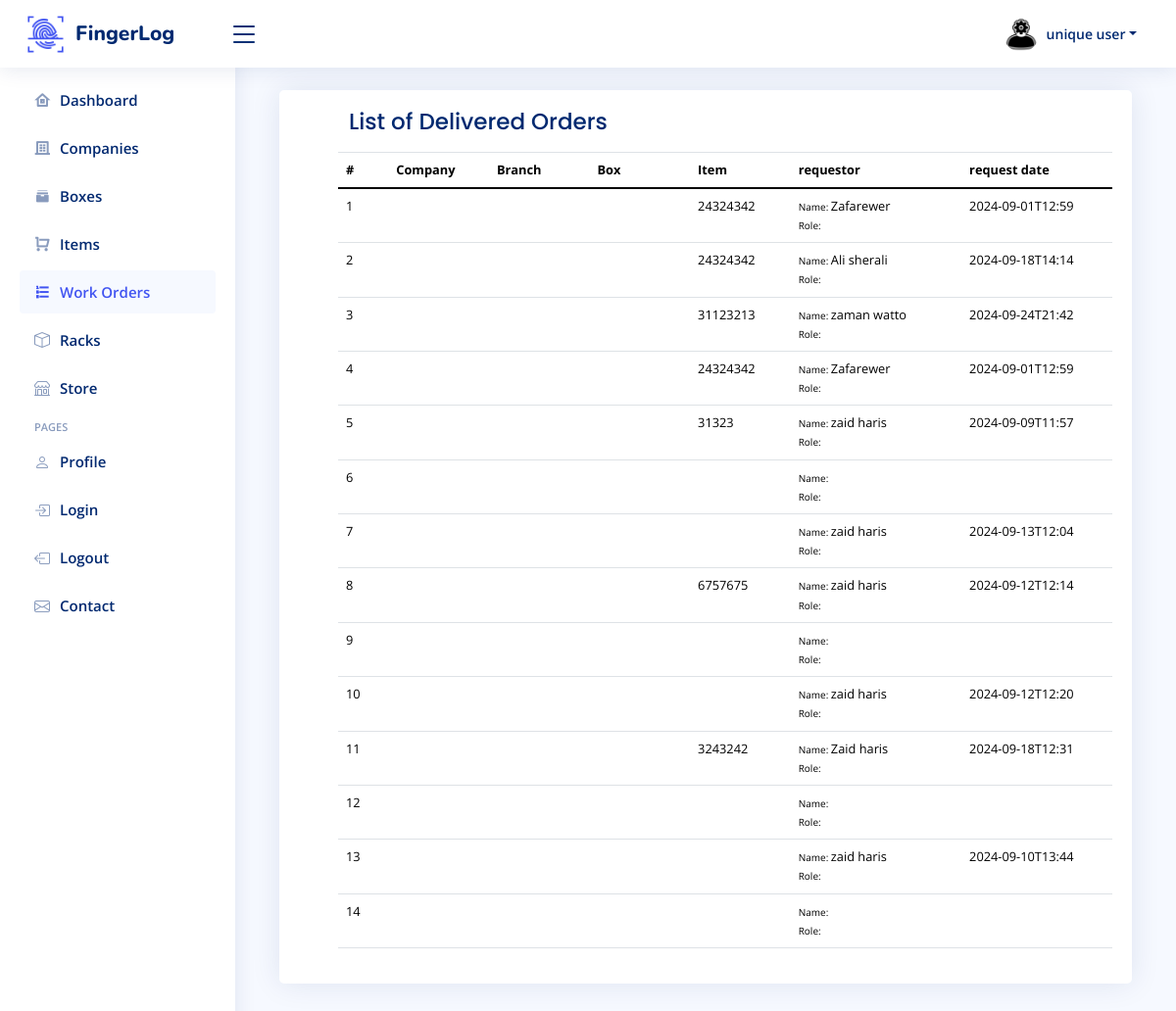
/deliveredItems.php (signed in), run on the app's committed database.
### tables this page shows
CREATE TABLE `register` (
  `id` int(11) NOT NULL,
  `name` varchar(50) NOT NULL,
  `email` varchar(50) NOT NULL,
  `password` varchar(50) NOT NULL,
  `role` enum('user','admin') NOT NULL DEFAULT 'admin'
);

CREATE TABLE `delivery_orders` (
  `delivery_order_no` int(100) NOT NULL,
  `delivery_order_id` int(255) NOT NULL,
  `company` int(255) NOT NULL,
  `branch` int(11) NOT NULL,
  `box` int(11) NOT NULL,
  `item` text NOT NULL,
  `name` text NOT NULL,
  `date` text NOT NULL
);

### deliveredItems.php (the view, shortened to what this page needs)
<?php
include 'config/db.php';
$email = $_SESSION['email'];
$getAdminData = "SELECT * FROM register WHERE email = '$email'";
$resultData = mysqli_query($conn, $getAdminData);
if ($resultData->num_rows > 0) {
  $row2 = $resultData->fetch_assoc();
  $adminName = $row2['name'];
}
$showOrders = "Select * FROM delivery_orders";
$resultShowOrders = $conn->query($showOrders);
?>
<!DOCTYPE html>
<html lang="en">
<head>
  <link href="https://maxcdn.bootstrapcdn.com/bootstrap/4.5.2/css/bootstrap.min.css" rel="stylesheet">
  <link href="assets/vendor/bootstrap/css/bootstrap.min.css" rel="stylesheet">
  <link href="assets/vendor/bootstrap-icons/bootstrap-icons.css" rel="stylesheet">
  <link href="assets/vendor/boxicons/css/boxicons.min.css" rel="stylesheet">
  <link href="assets/vendor/quill/quill.snow.css" rel="stylesheet">
  <link href="assets/vendor/quill/quill.bubble.css" rel="stylesheet">
  <link href="assets/vendor/remixicon/remixicon.css" rel="stylesheet">
  <link href="assets/vendor/simple-datatables/style.css" rel="stylesheet">
  <link href="https://cdn.jsdelivr.net/npm/bootstrap@5.0.2/dist/css/bootstrap.min.css" rel="stylesheet">
  <link href="https://cdn.jsdelivr.net/npm/simple-datatables@latest/dist/style.css" rel="stylesheet" type="text/css">
  <link rel="stylesheet" href="https://cdnjs.cloudflare.com/ajax/libs/font-awesome/6.0.0-beta3/css/all.min.css">
  <link rel="stylesheet" href="https://cdn.datatables.net/2.1.5/css/dataTables.dataTables.css">
  <link rel="stylesheet" href="https://cdn.datatables.net/buttons/3.1.2/css/buttons.dataTables.css">
  <link rel="stylesheet" href="fonts/icomoon/style.css">
  <link rel="stylesheet" href="css/owl.carousel.min.css">
  <link rel="stylesheet" href="css/bootstrap.min.css">
  <link rel="stylesheet" href="css/style.css">
  <link href="assets/css/style.css" rel="stylesheet">
</head>
<body>
  <header id="header" class="header fixed-top d-flex align-items-center">
    <div class="d-flex align-items-center justify-content-between">
      <img class="navbar-image" src="assets/img/logo3.png" alt="">
      <a href="index.php" class="logo d-flex align-items-center">
        <span class="d-none d-lg-block">FingerLog</span>
      </a>
      <i class="bi bi-list toggle-sidebar-btn"></i>
    </div>
    <div class="search-bar">
    </div>
    <nav class="header-nav ms-auto">
      <ul class="d-flex align-items-center">
        <li class="nav-item dropdown pe-3 mr-4">
          <a class="nav-link nav-profile d-flex align-items-center pe-0" href="#" data-bs-toggle="dropdown">
            <img src="image/admin-png.png" alt="Profile" class="rounded-circle">
            <span class="d-none d-md-block dropdown-toggle ps-2"><?php echo $adminName ?></span>
          </a>
        </li>
      </ul>
    </nav>
  </header>
  <aside id="sidebar" class="sidebar">
    <ul class="sidebar-nav" id="sidebar-nav">
      <li class="nav-item">
        <a class="nav-link collapsed" href="index.php">
          <i class="ri-home-8-line"></i>
          <span>Dashboard</span>
        </a>
      </li>
      <li class="nav-item">
        <a class="nav-link collapsed" data-bs-target="#tables-nav" data-bs-toggle="" href="Companies.php">
          <i class="ri-building-4-line"></i><span>Companies</span><i class="bi bi-chevron ms-auto"></i>
        </a>
      </li>
      <li class="nav-item">
        <a class="nav-link collapsed" data-bs-target="#tables-nav" data-bs-toggle="" href="box.php">
          <i class="ri-archive-stack-fill"></i><span>Boxes</span><i class="bi bi-chevron ms-auto"></i>
        </a>
      </li>
      <li class="nav-item">
        <a class="nav-link collapsed" data-bs-target="#tables-nav" data-bs-toggle="" href="showItems.php">
          <i class="ri-shopping-cart-line"></i><span>Items</span><i class="bi bi-chevron ms-auto"></i>
        </a>
      </li>
      <li class="nav-item">
        <a class="nav-link active" data-bs-target="#tables-nav" data-bs-toggle="" href="showItems.php">
          <i class="ri-list-ordered"></i><span>Work Orders</span><i class="bi bi-chevron ms-auto"></i>
        </a>
      </li>
      <li class="nav-item">
        <a class="nav-link collapsed" data-bs-target="#tables-nav" data-bs-toggle="" href="racks.php">
          <i class="bi bi-box"></i><span>Racks</span><i class="bi bi-chevron ms-auto"></i>
        </a>
      </li>
      <li class="nav-item">
        <a class="nav-link collapsed" data-bs-target="#tables-nav" data-bs-toggle="" href="store.php">
          <i class="bi bi-shop"></i><span>Store</span><i class="bi bi-chevron ms-auto"></i>
        </a>
      </li>
      <li class="nav-heading">Pages</li>
      <li class="nav-item">
        <a class="nav-link collapsed" href="users-profile.php">
          <i class="bi bi-person"></i>
          <span>Profile</span>
        </a>
      </li>
      <li class="nav-item">
        <a class="nav-link collapsed" href="pages-login.php">
          <i class="bi bi-box-arrow-in-right"></i>
          <span>Login</span>
        </a>
      </li>
      <li class="nav-item">
        <a class="nav-link collapsed" href="logout.php">
          <i class="bi bi-box-arrow-left"></i>
          <span>Logout</span>
        </a>
      </li>
      <li class="nav-item">
        <a class="nav-link collapsed" href="pages-contact.php">
          <i class="bi bi-envelope"></i>
          <span>Contact</span>
        </a>
      </li>
    </ul>
  </aside>
  <main id="main" class="main">
    <div class="col-12 mt-4">
      <div class="cardBranch recent-sales overflow-auto">
        <div class="card-body">
          <h5 class="card-title">List of Delivered Orders</h5>
          <?php
          if ($resultShowOrders->num_rows > 0) {
            echo '<table class="table datatable mt-3" style="table-layout: fixed;">
                    <thead>
                        <tr>
                            <th scope="col" style="width: 5%;">#</th>
                            <th scope="col" style="width: 10%;">Company</th>
                            <th scope="col" style="width: 10%;">Branch</th>
                             <th scope="col" style="width: 10%;">Box</th>
                            <th scope="col" style="width: 10%;">Item</th>
                            <th scope="col" style="width: 17%;">requestor</th>
                            <th scope="col" style="width: 15%;">request date</th>
                        </tr>
                    </thead>
                    <tbody style="table-layout: fixed;">';
            $counter = 1;
            while ($row = $resultShowOrders->fetch_assoc()) {
              echo '<tr>';
              echo '<td>' . $counter++ . '</td>';
              echo '<td>' . $comp_name . '</td>';
              echo '<td>' . $brnach_name . '<td>';
              echo '<td>' . ($row["item"]) . '</td>';
              echo '<td> <span class="req_span">Name:  </span>' . ($row["name"]) . '<br>  <span class="req_span">Role:  </span>' . $Role . '</td>';
              echo '<td>' . ($row["date"]) . '</td>';
              echo '</tr>';
            }
            echo '</tbody></table>';
          } else {
            echo '<p>No items found.</p>';
          }
          ?>
        </div>
      </div>
    </div>
  </main>
</body>
</html>

### assets/css/style.css (style rules this page uses)
:root { scroll-behavior: smooth; }
body { font-family: "Open Sans", sans-serif; background: #f6f9ff; color: #444444; }
a { color: #4154f1; text-decoration: none; }
h1, h2, h3, h4, h5, h6 { font-family: "Nunito", sans-serif; }
#main { margin-top: 60px; padding: 20px 30px; transition: all 0.3s; }
.card-body { padding: 0 20px 20px 20px; }
.logo { line-height: 1; }
@media (min-width: 1200px) { .logo { width: 280px; } }
.logo span { font-size: 21px; font-weight: 800; color: #012970; font-family: "Nunito", sans-serif; }
.header { transition: all 0.5s; z-index: 997; height: 60px; box-shadow: 0px 2px 20px rgba(1, 41, 112, 0.1); background-color: #fff; padding-left: 20px; }
.header .toggle-sidebar-btn { font-size: 32px; padding-left: 10px; cursor: pointer; color: #012970; }
.header .search-bar { min-width: 360px; padding: 0 20px; }
.navbar-image { width: 43px; height: 44px; margin-right: 9px; }
.header-nav ul { list-style: none; }
.header-nav>ul { margin: 0; padding: 0; }
.header-nav .nav-profile { color: #012970; }
.header-nav .nav-profile img { max-height: 36px; }
.header-nav .nav-profile span { font-size: 14px; font-weight: 600; }
.sidebar { position: fixed; top: 60px; left: 0; bottom: 0; width: 240px; z-index: 996; transition: all 0.5s; padding: 20px; overflow-y: auto; scrollbar-width: thin; scrollbar-color: #aab7cf transparent; box-shadow: 0px 0px 20px rgba(1, 41, 112, 0.1); background-color: #fff; }
@media (min-width: 1200px) { #main, #footer { margin-left: 240px; } }
.sidebar-nav { padding: 0; margin: 0; list-style: none; }
.sidebar-nav li { padding: 0; margin: 0; list-style: none; }
.sidebar-nav .nav-item { margin-bottom: 5px; }
.sidebar-nav .nav-heading { font-size: 11px; text-transform: uppercase; color: #899bbd; font-weight: 600; margin: 10px 0 5px 15px; }
.sidebar-nav .nav-link { display: flex; align-items: center; font-size: 15px; font-weight: 600; color: #4154f1; transition: 0.3; background: #f6f9ff; padding: 10px 15px; border-radius: 4px; }
.sidebar-nav .nav-link i { font-size: 16px; margin-right: 10px; color: #4154f1; }
.sidebar-nav .nav-link.collapsed { color: #012970; background: #fff; }
.sidebar-nav .nav-link.collapsed i { color: #899bbd; }
.header { transition: all 1.5s; z-index: 997; height: 69px; background-color: #fff; padding-left: 25px; padding-top: 9px; padding-bottom: 9px; }
.card-title { padding: 5px 0 0px 0; font-size: 23px; font-weight: 500; position: relative; left: 11px; color: #012970; margin-top:14px; font-family: "Poppins", sans-serif; }
@media (min-width: 1200px) { .logo { width: 146px; } }
.header .toggle-sidebar-btn { font-size: 32px; padding-left: 10px; cursor: pointer; }

### deliveredItems.php (style rules this page uses)
#main { margin-top: 0 !important; }
.card-body { padding: 0 20px 20px 60px !important; }
.mt-4 { margin-top: 4.5rem !important; margin-right: 214px; }
.cardBranch { margin-bottom: 30px; border: none; border-radius: 5px; box-shadow: 0px 0 30px rgba(1, 41, 112, 0.1); background-color: white; font-size: 0.8rem; }
* { margin: 0; padding: 0; box-sizing: border-box; }
.req_span { font-size: 10px; }

### data on the page
register: name "unique user"
delivery_orders: item "24324342", name "Zafarewer", date "2024-09-01T12:59"
delivery_orders: item "24324342", name "Ali sherali", date "2024-09-18T14:14"
delivery_orders: item "31123213", name "zaman watto", date "2024-09-24T21:42"
delivery_orders: item "24324342", name "Zafarewer", date "2024-09-01T12:59"
delivery_orders: item "31323", name "zaid haris", date "2024-09-09T11:57"
delivery_orders: name "zaid haris", date "2024-09-13T12:04"
delivery_orders: item "6757675", name "zaid haris", date "2024-09-12T12:14"
delivery_orders: name "zaid haris", date "2024-09-12T12:20"
delivery_orders: item "3243242", name "Zaid haris", date "2024-09-18T12:31"
delivery_orders: name "zaid haris", date "2024-09-10T13:44"
